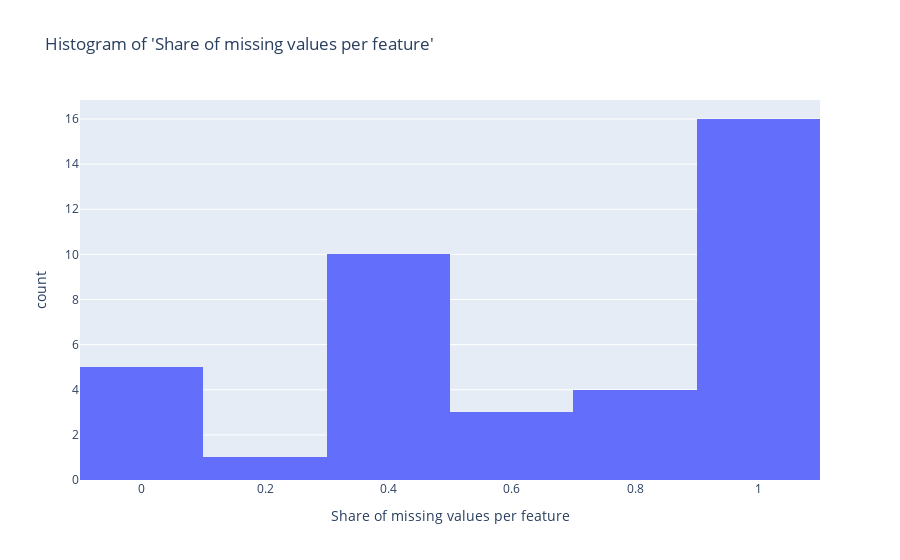

Notebook cell for this chart:
### Code cell
# distribution of share of nan values in features
fig = px.histogram(missingness_features, x="share_nan_values", title="Histogram of 'Share of missing values per feature'", labels={"share_nan_values" : "Share of missing values per feature", "count":"Count"})
fig.write_image("plots/share_nan_values.png")
fig.show()

### Figure 1 — Plotly figure (JSON) as saved in the notebook; plotly's stock layout.template omitted (floating-point values rounded to 4 significant figures)
{"data": [{"alignmentgroup": "True", "bingroup": "x", "hovertemplate": "Share of missing values per feature=%{x}<br>count=%{y}<extra></extra>", "legendgroup": "", "marker": {"color": "#636efa", "pattern": {"shape": ""}}, "name": "", "offsetgroup": "", "orientation": "v", "showlegend": false, "type": "histogram", "x": [0.9998, 0.9994, 0.995, 0.9837, 0.9816, 0.9793, 0.9775, 0.9708, 0.9707, 0.9707, 0.9707, 0.9702, 0.9663, 0.9635, 0.9607, 0.9153, 0.8376, 0.8126, 0.7444, 0.7367, 0.6467, 0.6402, 0.6353, 0.3992, 0.3438, 0.3418, 0.3409, 0.3409, 0.3409, 0.3398, 0.3306, 0.312, 0.3106, 0.2673, 0, 0, 0, 0, 0], "xaxis": "x", "yaxis": "y"}], "layout": {"barmode": "relative", "legend": {"tracegroupgap": 0}, "title": {"text": "Histogram of 'Share of missing values per feature'"}, "xaxis": {"anchor": "y", "domain": [0, 1], "title": {"text": "Share of missing values per feature"}}, "yaxis": {"anchor": "x", "domain": [0, 1], "title": {"text": "count"}}}}
